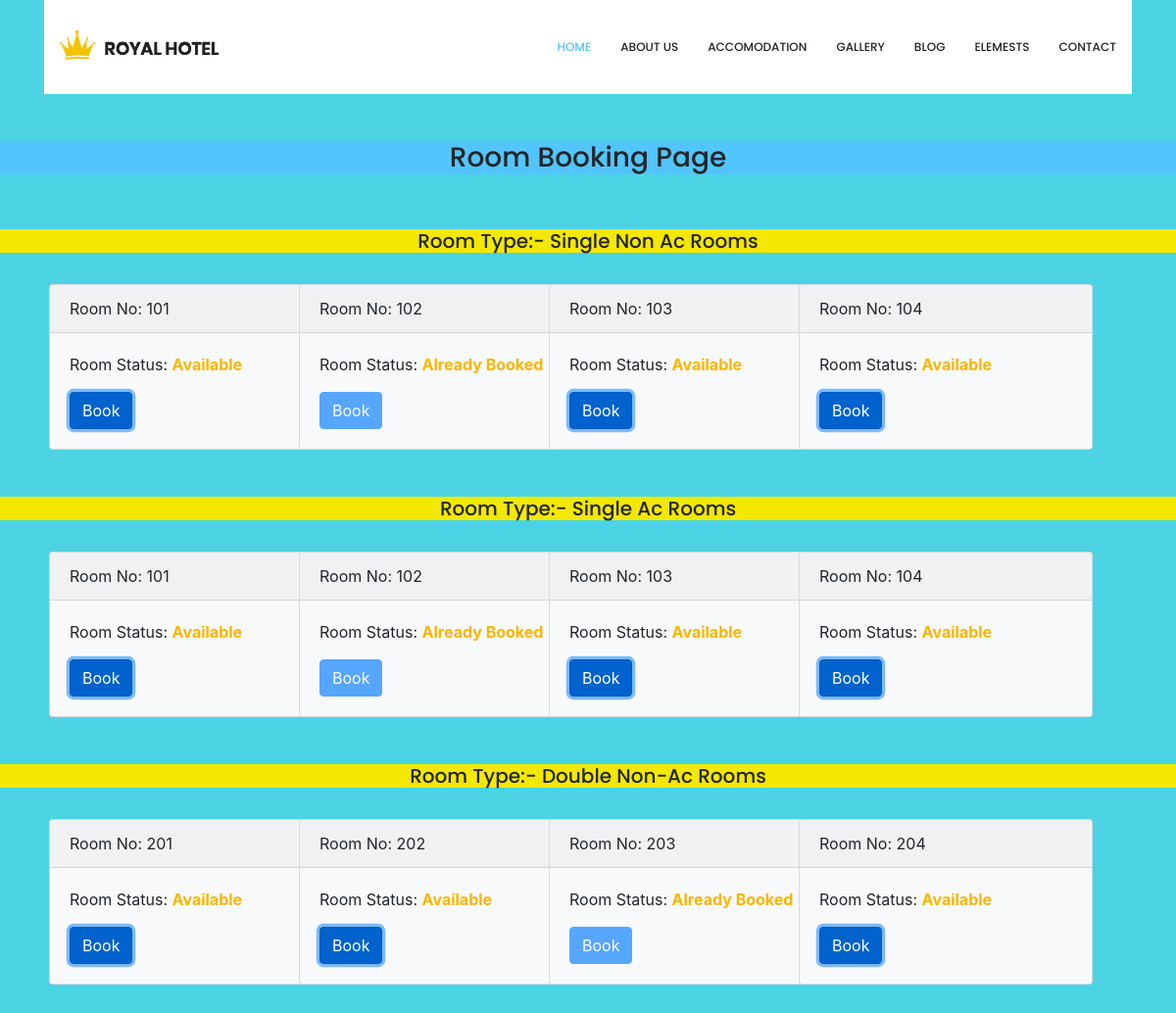
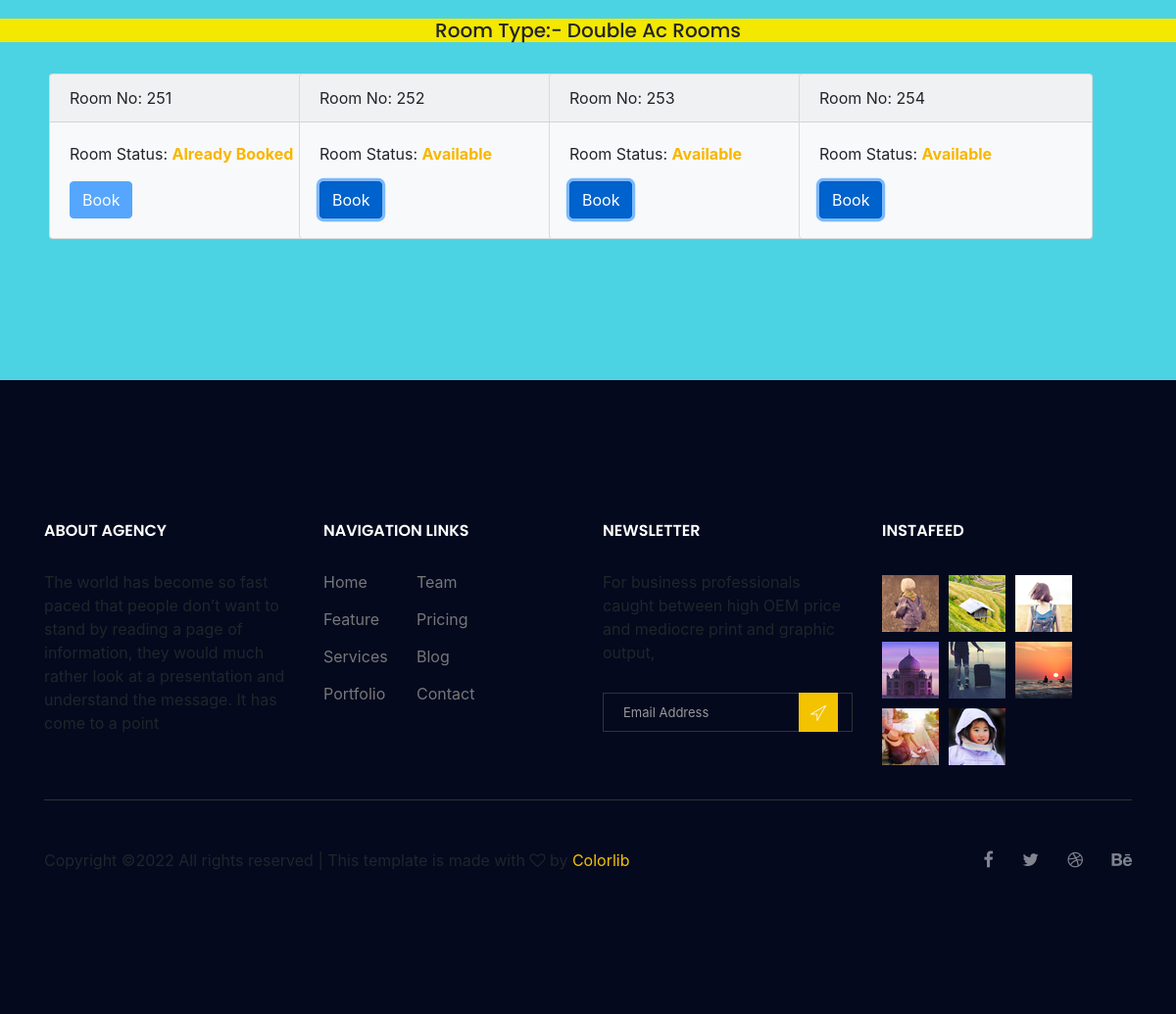
The page /rooms.php on the database its author committed (2 pictures, top to bottom).
### tables this page shows
CREATE TABLE `single_non_ac` (
  `s_no` int(11) NOT NULL,
  `room_no` int(11) NOT NULL,
  `holder_name` varchar(100) NOT NULL,
  `holder_id` int(11) NOT NULL,
  `holder_mobile` varchar(100) NOT NULL,
  `holder_address` varchar(250) NOT NULL,
  `child` int(11) NOT NULL,
  `adult` int(11) NOT NULL,
  `in_date` varchar(100) NOT NULL,
  `out_date` varchar(100) NOT NULL,
  `status` int(11) NOT NULL
);

CREATE TABLE `double_non_ac` (
  `s_no` int(11) NOT NULL,
  `room_no` int(11) NOT NULL,
  `holder_name` varchar(100) DEFAULT NULL,
  `holder_id` int(11) DEFAULT NULL,
  `holder_mobile` varchar(100) DEFAULT NULL,
  `holder_address` varchar(250) DEFAULT NULL,
  `child` int(11) DEFAULT NULL,
  `adult` int(11) DEFAULT NULL,
  `in_date` varchar(100) DEFAULT NULL,
  `out_date` varchar(100) DEFAULT NULL,
  `status` int(11) NOT NULL
);

CREATE TABLE `double_ac` (
  `s_no` int(11) NOT NULL,
  `room_no` int(11) NOT NULL,
  `holder_name` varchar(100) DEFAULT NULL,
  `holder_id` int(11) DEFAULT NULL,
  `holder_mobile` varchar(100) DEFAULT NULL,
  `holder_address` varchar(250) DEFAULT NULL,
  `child` int(11) DEFAULT NULL,
  `adult` int(11) DEFAULT NULL,
  `in_date` varchar(100) DEFAULT NULL,
  `out_date` varchar(100) DEFAULT NULL,
  `status` int(11) NOT NULL
);

### rooms.php (the view, shortened to what this page needs)
<!doctype html>
<html lang="en">
    <head>
        <link rel="stylesheet" href="css/bootstrap.css">
        <link rel="stylesheet" href="vendors/linericon/style.css">
        <link rel="stylesheet" href="css/font-awesome.min.css">
        <link rel="stylesheet" href="vendors/owl-carousel/owl.carousel.min.css">
        <link rel="stylesheet" href="vendors/bootstrap-datepicker/bootstrap-datetimepicker.min.css">
        <link rel="stylesheet" href="vendors/nice-select/css/nice-select.css">
        <link rel="stylesheet" href="vendors/owl-carousel/owl.carousel.min.css">
        <link rel="stylesheet" href="css/style.css">
        <link rel="stylesheet" href="css/responsive.css">
        <link rel="stylesheet" type="text/css" href="bootstrap-4.4.1/css/bootstrap.min.css">
    </head>
    <body class ="success">
        <header class="header_area">
            <div class="container">
                <nav class="navbar navbar-expand-lg navbar-light">
                    <a class="navbar-brand logo_h" href="index.html"><img src="image/Logo.png" alt=""></a>
                    <div class="collapse navbar-collapse offset" id="navbarSupportedContent">
                        <ul class="nav navbar-nav menu_nav ml-auto">
                            <li class="nav-item active"><a class="nav-link" href="index.html">Home</a></li>
                            <li class="nav-item"><a class="nav-link" href="about.html">About us</a></li>
                            <li class="nav-item"><a class="nav-link" href="accomodation.html">Accomodation</a></li>
                            <li class="nav-item"><a class="nav-link" href="gallery.html">Gallery</a></li>
                            <li class="nav-item submenu dropdown">
                                <a href="#" class="nav-link dropdown-toggle" data-toggle="dropdown" role="button" aria-haspopup="true" aria-expanded="false">Blog</a>
                            </li>
                            <li class="nav-item"><a class="nav-link" href="elements.html">Elemests</a></li>
                            <li class="nav-item"><a class="nav-link" href="contact.html">Contact</a></li>
                        </ul>
                    </div>
                </nav>
            </div>
        </header>
        <br><br><br><br><br><br>
       <div class="row">
       	<div class="col-md-12">
       		<center><h3 class = "primary">Room Booking Page</h3></center>
       	</div>
       </div><br><br>
       <center><h5 class="warning">Room Type:-  Single Non Ac Rooms</h5></center><br>
        <div class="row">
            <?php
                $connection = mysqli_connect("localhost","root","");
                $query = "select * from single_non_ac";
                $query_run = mysqli_query($connection,$query);
                while($row = mysqli_fetch_assoc($query_run)){
                    ?>
                        <div class="col-md-2" style="margin-left: 50px;">
                        <div class="card bg-light" style="width: 300px">
                        <div class="card-header">Room No: <?php echo $row["room_no"];?></div>
                        <div class="card-body">
                            <p class="card-text"> Room Status: <?php if($row["status"]==0){echo "<b>Available</b>";}else{echo "<b>Already Booked</b>";}?></p>
                             <a href="admin/book_room.php?rn=<?php echo $row['room_no'] . "&rt=a";?>" class="btn btn-primary <?php if($row["status"]==0){echo "active";}else{echo "disabled";}?>" role="button" aria-disabled="<?php if($row['status']==0){echo "false";}else{echo "true";}?>">Book</a>
                        </div>
                    </div>
                    </div>
                    <?php
                }
            ?>
        </div><br><br>
        <center><h5 class="warning">Room Type:-  Single Ac Rooms</h5></center><br>
        <div class="row">
            <?php
                $connection = mysqli_connect("localhost","root","");
                $query = "select * from single_non_ac";
                $query_run = mysqli_query($connection,$query);
                while($row = mysqli_fetch_assoc($query_run)){
                    ?>
                        <div class="col-md-2" style="margin-left: 50px;">
                        <div class="card bg-light" style="width: 300px">
                        <div class="card-header">Room No: <?php echo $row["room_no"]?></div>
                        <div class="card-body">
                            <p class="card-text">Room Status: <?php if($row["status"]==0){echo "<b>Available</b>";}else{echo "<b>Already Booked</b>";}?></p>
                            <a href="admin/book_room.php?rn=<?php echo $row['room_no'] . "&rt=b";?>" class="btn btn-primary <?php if($row["status"]==0){echo "active";}else{echo "disabled";}?>" role="button" aria-disabled="<?php if($row['status']==0){echo "false";}else{echo "true";}?>">Book</a>
                        </div>
                    </div>
                    </div>
                    <?php
                }
            ?>
        </div><br><br>
        <center><h5 class="warning">Room Type:-  Double Non-Ac Rooms</h5></center><br>
        <div class="row">
            <?php
                $connection = mysqli_connect("localhost","root","");
                $query = "select * from double_non_ac";
                $query_run = mysqli_query($connection,$query);
                while($row = mysqli_fetch_assoc($query_run)){
                    ?>
                        <div class="col-md-2" style="margin-left: 50px;">
                        <div class="card bg-light" style="width: 300px">
                        <div class="card-header">Room No: <?php echo $row["room_no"]?></div>
                        <div class="card-body">
                            <p class="card-text">Room Status: <?php if($row["status"]==0){echo "<b>Available</b>";}else{echo "<b>Already Booked</b>";}?></p>
                            <a href="admin/book_room.php?rn=<?php echo $row['room_no'] . "&rt=c";?>" class="btn btn-primary <?php if($row["status"]==0){echo "active";}else{echo "disabled";}?>" role="button" aria-disabled="<?php if($row['status']==0){echo "false";}else{echo "true";}?>">Book</a>
                        </div>
                    </div>
                    </div>
                    <?php
                }
            ?>
        </div><br><br>
        <center><h5 class="warning">Room Type:-  Double Ac Rooms</h5></center><br>
        <div class="row">
            <?php
                $connection = mysqli_connect("localhost","root","");
                $query = "select * from double_ac";
                $query_run = mysqli_query($connection,$query);
                while($row = mysqli_fetch_assoc($query_run)){
                    ?>
                        <div class="col-md-2" style="margin-left: 50px;">
                        <div class="card bg-light" style="width: 300px">
                        <div class="card-header">Room No: <?php echo $row["room_no"]?></div>
                        <div class="card-body">
                            <p class="card-text">Room Status: <?php if($row["status"]==0){echo "<b>Available</b>";}else{echo "<b>Already Booked</b>";}?></p>
                            <a href="admin/book_room.php?rn=<?php echo $row['room_no'] . "&rt=d";?>" class="btn btn-primary <?php if($row["status"]==0){echo "active";}else{echo "disabled";}?>" role="button" aria-disabled="<?php if($row['status']==0){echo "false";}else{echo "true";}?>">Book</a>
                        </div>
                    </div>
                    </div>
                    <?php
                }
            ?>
        </div>
        <br><br><br><br><br><br>
        <footer class="footer-area section_gap">
            <div class="container">
                <div class="row">
                    <div class="col-lg-3  col-md-6 col-sm-6">
                        <div class="single-footer-widget">
                            <h6 class="footer_title">About Agency</h6>
                            <p>The world has become so fast paced that people don’t want to stand by reading a page of information, they would much rather look at a presentation and understand the message. It has come to a point </p>
                        </div>
                    </div>
                    <div class="col-lg-3 col-md-6 col-sm-6">
                        <div class="single-footer-widget">
                            <h6 class="footer_title">Navigation Links</h6>
                            <div class="row">
                                <div class="col-4">
                                    <ul class="list_style">
                                        <li><a href="#">Home</a></li>
                                        <li><a href="#">Feature</a></li>
                                        <li><a href="#">Services</a></li>
                                        <li><a href="#">Portfolio</a></li>
                                    </ul>
                                </div>
                                <div class="col-4">
                                    <ul class="list_style">
                                        <li><a href="#">Team</a></li>
                                        <li><a href="#">Pricing</a></li>
                                        <li><a href="#">Blog</a></li>
                                        <li><a href="#">Contact</a></li>
                                    </ul>
                                </div>
                            </div>
                        </div>
                    </div>
                    <div class="col-lg-3 col-md-6 col-sm-6">
                        <div class="single-footer-widget">
                            <h6 class="footer_title">Newsletter</h6>
                            <p>For business professionals caught between high OEM price and mediocre print and graphic output, </p>
                            <div id="mc_embed_signup">
                                <form target="_blank" action="https://spondonit.us12.list-manage.com/subscribe/post?u=1462626880ade1ac87bd9c93a&amp;id=92a4423d01" method="get" class="subscribe_form relative">
                                    <div class="input-group d-flex flex-row">
                                        <input name="EMAIL" placeholder="Email Address" onfocus="this.placeholder = ''" onblur="this.placeholder = 'Email Address '" required="" type="email">
                                        <button class="btn sub-btn"><span class="lnr lnr-location"></span></button>
                                    </div>
                                </form>
                            </div>
                        </div>
                    </div>
                    <div class="col-lg-3 col-md-6 col-sm-6">
                        <div class="single-footer-widget instafeed">
                            <h6 class="footer_title">InstaFeed</h6>
                            <ul class="list_style instafeed d-flex flex-wrap">
                                <li><img src="image/instagram/Image-01.jpg" alt=""></li>
                                <li><img src="image/instagram/Image-02.jpg" alt=""></li>
                                <li><img src="image/instagram/Image-03.jpg" alt=""></li>
                                <li><img src="image/instagram/Image-04.jpg" alt=""></li>
                                <li><img src="image/instagram/Image-05.jpg" alt=""></li>
                                <li><img src="image/instagram/Image-06.jpg" alt=""></li>
                                <li><img src="image/instagram/Image-07.jpg" alt=""></li>
                                <li><img src="image/instagram/Image-08.jpg" alt=""></li>
                            </ul>
                        </div>
                    </div>
                </div>
                <div class="border_line"></div>
                <div class="row footer-bottom d-flex justify-content-between align-items-center">
                    <p class="col-lg-8 col-sm-12 footer-text m-0">
Copyright &copy;<script>document.write(new Date().getFullYear());</script> All rights reserved | This template is made with <i class="fa fa-heart-o" aria-hidden="true"></i> by <a href="https://colorlib.com" target="_blank">Colorlib</a>
</p>
                    <div class="col-lg-4 col-sm-12 footer-social">
                        <a href="#"><i class="fa fa-facebook"></i></a>
                        <a href="#"><i class="fa fa-twitter"></i></a>
                        <a href="#"><i class="fa fa-dribbble"></i></a>
                        <a href="#"><i class="fa fa-behance"></i></a>
                    </div>
                </div>
            </div>
        </footer>
    </body>
</html>

### rows shown on the page
single_non_ac: room_no "101", status "Available"
single_non_ac: room_no "102", status "Already Booked"
single_non_ac: room_no "103", status "Available"
single_non_ac: room_no "104", status "Available"
double_non_ac: room_no "201", status "Available"
double_non_ac: room_no "202", status "Available"
double_non_ac: room_no "203", status "Already Booked"
double_non_ac: room_no "204", status "Available"
double_ac: room_no "251", status "Already Booked"
double_ac: room_no "252", status "Available"
double_ac: room_no "253", status "Available"
double_ac: room_no "254", status "Available"
